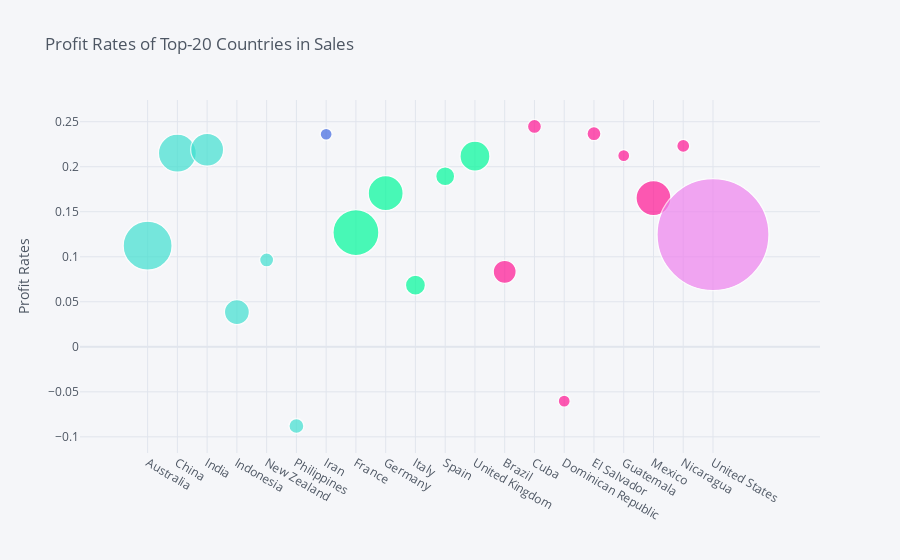

The notebook cell saved with this chart:
### Markdown cell above
# Profit rate in by country, Sales and Market

### Code cell
#color: market
#Size: Sales
import plotly.offline as ply
import plotly.graph_objs as go
import plotly.express as px
#colors:
newcolors2=["#ff1493","#40e0d0","#00fa9a","#ee82ee","#4169e1"]
top_sales_country = sales_profit_by_country.sort_values('Sales', ascending=False).head(20).sort_index()
colormap = dict(zip(top_sales_country.Market.value_counts().index, newcolors2))

top_sales_country['colors'] = top_sales_country.Market.map(colormap)

fig=top_sales_country.iplot(
    kind='bubble', 
    x='Country', y='profit_rate',size='Sales',
    title='Profit Rates of Top-20 Countries in Sales',
    yTitle='Profit Rates', colors=list(top_sales_country.colors))

### Figure 1 — Plotly figure (JSON) as saved in the notebook; plotly's stock layout.template omitted (floating-point values rounded to 4 significant figures)
{"data": [{"marker": {"color": ["#40e0d0", "#40e0d0", "#40e0d0", "#40e0d0", "#40e0d0", "#40e0d0", "#4169e1", "#00fa9a", "#00fa9a", "#00fa9a", "#00fa9a", "#00fa9a", "#ff1493", "#ff1493", "#ff1493", "#ff1493", "#ff1493", "#ff1493", "#ff1493", "#ee82ee"], "line": {"width": 1.3}, "size": [49, 38, 33, 25, 14, 15, 12, 46, 35, 20, 19, 30, 23, 14, 12, 14, 12, 35, 13, 112], "symbol": "circle"}, "mode": "markers", "text": "", "type": "scatter", "x": ["Australia", "China", "India", "Indonesia", "New Zealand", "Philippines", "Iran", "France", "Germany", "Italy", "Spain", "United Kingdom", "Brazil", "Cuba", "Dominican Republic", "El Salvador", "Guatemala", "Mexico", "Nicaragua", "United States"], "y": [0.1123, 0.2151, 0.2189, 0.03855, 0.0965, -0.08793, 0.2361, 0.1269, 0.1707, 0.06844, 0.1894, 0.2117, 0.08333, 0.2448, -0.06036, 0.2367, 0.2123, 0.1651, 0.2231, 0.1247]}], "layout": {"legend": {"bgcolor": "#F5F6F9", "font": {"color": "#4D5663"}}, "paper_bgcolor": "#F5F6F9", "plot_bgcolor": "#F5F6F9", "title": {"font": {"color": "#4D5663"}, "text": "Profit Rates of Top-20 Countries in Sales"}, "xaxis": {"gridcolor": "#E1E5ED", "showgrid": true, "tickfont": {"color": "#4D5663"}, "title": {"font": {"color": "#4D5663"}, "text": ""}, "zerolinecolor": "#E1E5ED"}, "yaxis": {"gridcolor": "#E1E5ED", "showgrid": true, "tickfont": {"color": "#4D5663"}, "title": {"font": {"color": "#4D5663"}, "text": "Profit Rates"}, "zerolinecolor": "#E1E5ED"}}}
